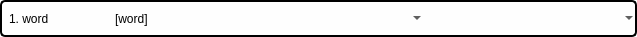
<?xml version="1.0" encoding="UTF-8"?>
<ui version="4.0">
 <class>Form</class>
 <widget class="QWidget" name="Form">
  <property name="geometry">
   <rect>
    <x>0</x>
    <y>0</y>
    <width>637</width>
    <height>37</height>
   </rect>
  </property>
  <property name="sizePolicy">
   <sizepolicy hsizetype="Expanding" vsizetype="Maximum">
    <horstretch>0</horstretch>
    <verstretch>0</verstretch>
   </sizepolicy>
  </property>
  <property name="windowTitle">
   <string>Form</string>
  </property>
  <property name="styleSheet">
   <string notr="true">background-color: rgba(0, 0, 0, 0);</string>
  </property>
  <layout class="QHBoxLayout" name="horizontalLayout">
   <property name="spacing">
    <number>0</number>
   </property>
   <property name="leftMargin">
    <number>0</number>
   </property>
   <property name="topMargin">
    <number>0</number>
   </property>
   <property name="rightMargin">
    <number>0</number>
   </property>
   <property name="bottomMargin">
    <number>0</number>
   </property>
   <item>
    <widget class="QWidget" name="main_widget" native="true">
     <property name="sizePolicy">
      <sizepolicy hsizetype="Expanding" vsizetype="Expanding">
       <horstretch>0</horstretch>
       <verstretch>0</verstretch>
      </sizepolicy>
     </property>
     <property name="styleSheet">
      <string notr="true">#main_widget{
background-color: rgba(252, 252, 252, 100);
border-radius: 5px;
border: 2px solid #000;
padding-left:5px;
padding-right:5px;
}</string>
     </property>
     <layout class="QHBoxLayout" name="horizontalLayout_8">
      <property name="spacing">
       <number>0</number>
      </property>
      <property name="leftMargin">
       <number>0</number>
      </property>
      <property name="topMargin">
       <number>0</number>
      </property>
      <property name="rightMargin">
       <number>0</number>
      </property>
      <property name="bottomMargin">
       <number>0</number>
      </property>
      <item>
       <widget class="QWidget" name="horizontalWidget_3" native="true">
        <property name="sizePolicy">
         <sizepolicy hsizetype="Expanding" vsizetype="Preferred">
          <horstretch>1</horstretch>
          <verstretch>0</verstretch>
         </sizepolicy>
        </property>
        <property name="maximumSize">
         <size>
          <width>16777215</width>
          <height>16777215</height>
         </size>
        </property>
        <property name="styleSheet">
         <string notr="true">QWidget{
border-radius: 0px;
background-color: rgba(255, 255, 255, 0);
border: 0px;
}</string>
        </property>
        <layout class="QHBoxLayout" name="horizontalLayout_5">
         <property name="spacing">
          <number>0</number>
         </property>
         <property name="leftMargin">
          <number>0</number>
         </property>
         <property name="topMargin">
          <number>0</number>
         </property>
         <property name="rightMargin">
          <number>0</number>
         </property>
         <property name="bottomMargin">
          <number>0</number>
         </property>
         <item>
          <widget class="QWidget" name="horizontalWidget_3" native="true">
           <property name="sizePolicy">
            <sizepolicy hsizetype="Preferred" vsizetype="Preferred">
             <horstretch>0</horstretch>
             <verstretch>0</verstretch>
            </sizepolicy>
           </property>
           <layout class="QHBoxLayout" name="horizontalLayout_6">
            <property name="spacing">
             <number>0</number>
            </property>
            <item>
             <widget class="QLabel" name="label_word">
              <property name="sizePolicy">
               <sizepolicy hsizetype="Preferred" vsizetype="Preferred">
                <horstretch>1</horstretch>
                <verstretch>0</verstretch>
               </sizepolicy>
              </property>
              <property name="minimumSize">
               <size>
                <width>0</width>
                <height>0</height>
               </size>
              </property>
              <property name="sizeIncrement">
               <size>
                <width>0</width>
                <height>0</height>
               </size>
              </property>
              <property name="baseSize">
               <size>
                <width>0</width>
                <height>0</height>
               </size>
              </property>
              <property name="styleSheet">
               <string notr="true">color:#000;</string>
              </property>
              <property name="text">
               <string>1. word</string>
              </property>
             </widget>
            </item>
           </layout>
          </widget>
         </item>
         <item>
          <widget class="QWidget" name="horizontalWidget_4" native="true">
           <property name="sizePolicy">
            <sizepolicy hsizetype="Preferred" vsizetype="Preferred">
             <horstretch>0</horstretch>
             <verstretch>0</verstretch>
            </sizepolicy>
           </property>
           <layout class="QHBoxLayout" name="horizontalLayout_7">
            <property name="spacing">
             <number>0</number>
            </property>
            <item>
             <widget class="QLabel" name="label_transcription">
              <property name="sizePolicy">
               <sizepolicy hsizetype="Preferred" vsizetype="Preferred">
                <horstretch>1</horstretch>
                <verstretch>0</verstretch>
               </sizepolicy>
              </property>
              <property name="minimumSize">
               <size>
                <width>0</width>
                <height>0</height>
               </size>
              </property>
              <property name="styleSheet">
               <string notr="true"/>
              </property>
              <property name="text">
               <string>[word]</string>
              </property>
             </widget>
            </item>
           </layout>
          </widget>
         </item>
        </layout>
       </widget>
      </item>
      <item>
       <widget class="QWidget" name="horizontalWidget" native="true">
        <property name="sizePolicy">
         <sizepolicy hsizetype="Expanding" vsizetype="Preferred">
          <horstretch>2</horstretch>
          <verstretch>0</verstretch>
         </sizepolicy>
        </property>
        <property name="maximumSize">
         <size>
          <width>16777215</width>
          <height>16777215</height>
         </size>
        </property>
        <property name="styleSheet">
         <string notr="true">QWidget{
border-radius: 0px;
background-color: rgba(255, 255, 255, 0);
border: 0px;
}</string>
        </property>
        <layout class="QHBoxLayout" name="horizontalLayout_4">
         <property name="spacing">
          <number>0</number>
         </property>
         <property name="leftMargin">
          <number>0</number>
         </property>
         <property name="topMargin">
          <number>0</number>
         </property>
         <property name="rightMargin">
          <number>0</number>
         </property>
         <property name="bottomMargin">
          <number>0</number>
         </property>
         <item>
          <widget class="QWidget" name="horizontalWidget_2" native="true">
           <property name="sizePolicy">
            <sizepolicy hsizetype="Expanding" vsizetype="Preferred">
             <horstretch>0</horstretch>
             <verstretch>0</verstretch>
            </sizepolicy>
           </property>
           <layout class="QHBoxLayout" name="horizontalLayout_3">
            <property name="spacing">
             <number>0</number>
            </property>
            <property name="leftMargin">
             <number>0</number>
            </property>
            <property name="topMargin">
             <number>0</number>
            </property>
            <property name="rightMargin">
             <number>0</number>
            </property>
            <property name="bottomMargin">
             <number>0</number>
            </property>
            <item>
             <widget class="QComboBox" name="combo_box_path_of_speeches">
              <property name="sizePolicy">
               <sizepolicy hsizetype="Preferred" vsizetype="Maximum">
                <horstretch>0</horstretch>
                <verstretch>0</verstretch>
               </sizepolicy>
              </property>
              <property name="styleSheet">
               <string notr="true">color:#000;</string>
              </property>
             </widget>
            </item>
           </layout>
          </widget>
         </item>
         <item>
          <widget class="QWidget" name="horizontalWidget" native="true">
           <property name="sizePolicy">
            <sizepolicy hsizetype="Expanding" vsizetype="Preferred">
             <horstretch>0</horstretch>
             <verstretch>0</verstretch>
            </sizepolicy>
           </property>
           <layout class="QHBoxLayout" name="horizontalLayout_2">
            <property name="spacing">
             <number>0</number>
            </property>
            <property name="leftMargin">
             <number>0</number>
            </property>
            <property name="topMargin">
             <number>0</number>
            </property>
            <property name="rightMargin">
             <number>0</number>
            </property>
            <property name="bottomMargin">
             <number>0</number>
            </property>
            <item>
             <widget class="QComboBox" name="combo_box_translations">
              <property name="sizePolicy">
               <sizepolicy hsizetype="Preferred" vsizetype="Maximum">
                <horstretch>2</horstretch>
                <verstretch>0</verstretch>
               </sizepolicy>
              </property>
              <property name="styleSheet">
               <string notr="true">color:#000;</string>
              </property>
             </widget>
            </item>
           </layout>
          </widget>
         </item>
        </layout>
       </widget>
      </item>
     </layout>
    </widget>
   </item>
  </layout>
 </widget>
 <resources/>
 <connections/>
</ui>
